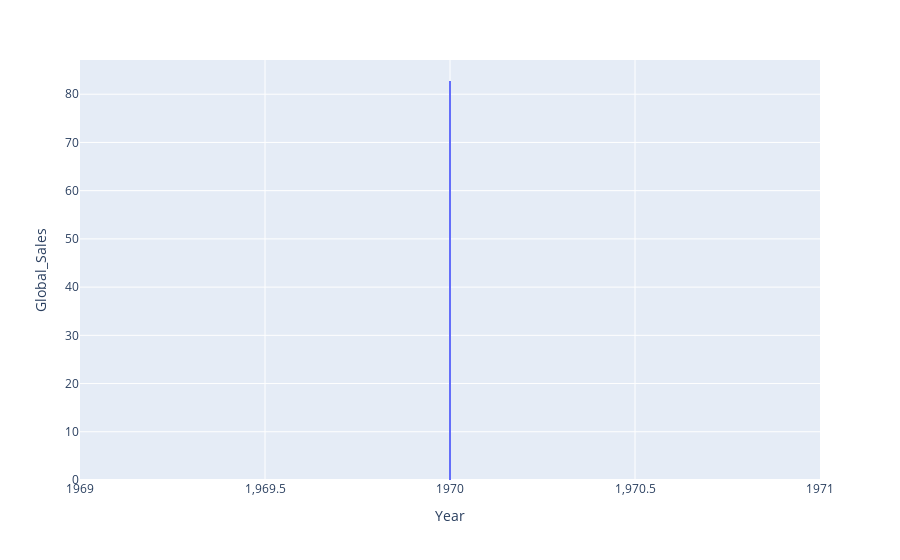

Source (notebook cell):
### Code cell
fig.show()

### Figure 1 — Plotly figure (JSON) as saved in the notebook; plotly's stock layout.template omitted (floating-point values rounded to 4 significant figures; data arrays with more than 128 entries replaced by an {"elided": "..."} marker saying what was removed)
{"data": [{"fillpattern": {"shape": ""}, "hovertemplate": "Year=%{x}<br>Global_Sales=%{y}<extra></extra>", "legendgroup": "", "line": {"color": "#636efa"}, "marker": {"symbol": "circle"}, "mode": "lines", "name": "", "orientation": "v", "showlegend": false, "stackgroup": "1", "type": "scatter", "x": {"elided": "16291 int values"}, "xaxis": "x", "y": {"elided": "16291 float values"}, "yaxis": "y"}], "layout": {"legend": {"tracegroupgap": 0}, "margin": {"t": 60}, "xaxis": {"anchor": "y", "domain": [0, 1], "title": {"text": "Year"}}, "yaxis": {"anchor": "x", "domain": [0, 1], "title": {"text": "Global_Sales"}}}}
